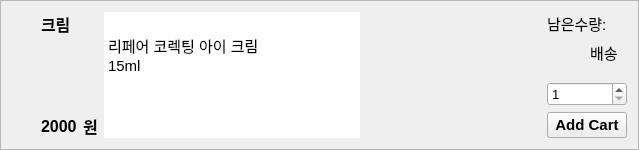
               <widget class="QFrame" name="frame_19">
                <property name="maximumSize">
                 <size>
                  <width>700</width>
                  <height>150</height>
                 </size>
                </property>
                <property name="font">
                 <font>
                  <pointsize>10</pointsize>
                 </font>
                </property>
                <property name="frameShape">
                 <enum>QFrame::StyledPanel</enum>
                </property>
                <property name="frameShadow">
                 <enum>QFrame::Raised</enum>
                </property>
                <layout class="QHBoxLayout" name="horizontalLayout_48">
                 <item>
                  <widget class="QLabel" name="label_58">
                   <property name="maximumSize">
                    <size>
                     <width>180</width>
                     <height>120</height>
                    </size>
                   </property>
                   <property name="text">
                    <string/>
                   </property>
                   <property name="pixmap">
                    <pixmap resource="resources.qrc">:/image/icon/cream.jpg</pixmap>
                   </property>
                   <property name="scaledContents">
                    <bool>true</bool>
                   </property>
                  </widget>
                 </item>
                 <item>
                  <layout class="QVBoxLayout" name="verticalLayout_61">
                   <property name="leftMargin">
                    <number>15</number>
                   </property>
                   <item>
                    <layout class="QVBoxLayout" name="verticalLayout_62">
                     <item>
                      <widget class="QLabel" name="Customer_Gui_labelProductName_10">
                       <property name="font">
                        <font>
                         <pointsize>12</pointsize>
                         <weight>75</weight>
                         <bold>true</bold>
                        </font>
                       </property>
                       <property name="text">
                        <string>크림</string>
                       </property>
                      </widget>
                     </item>
                    </layout>
                   </item>
                   <item>
                    <spacer name="verticalSpacer_25">
                     <property name="orientation">
                      <enum>Qt::Vertical</enum>
                     </property>
                     <property name="sizeHint" stdset="0">
                      <size>
                       <width>20</width>
                       <height>40</height>
                      </size>
                     </property>
                    </spacer>
                   </item>
                   <item>
                    <layout class="QHBoxLayout" name="horizontalLayout_28">
                     <item>
                      <widget class="QLabel" name="Customer_Gui_labelPrice_10">
                       <property name="font">
                        <font>
                         <pointsize>12</pointsize>
                         <weight>75</weight>
                         <bold>true</bold>
                        </font>
                       </property>
                       <property name="text">
                        <string>2000</string>
                       </property>
                      </widget>
                     </item>
                     <item>
                      <widget class="QLabel" name="label_22">
                       <property name="font">
                        <font>
                         <pointsize>12</pointsize>
                         <weight>75</weight>
                         <bold>true</bold>
                        </font>
                       </property>
                       <property name="text">
                        <string>원</string>
                       </property>
                      </widget>
                     </item>
                    </layout>
                   </item>
                  </layout>
                 </item>
                 <item>
                  <widget class="QTextEdit" name="textEdit_10">
                   <property name="styleSheet">
                    <string notr="true">border: none;</string>
                   </property>
                   <property name="readOnly">
                    <bool>true</bool>
                   </property>
                   <property name="html">
                    <string>&lt;!DOCTYPE HTML PUBLIC &quot;-//W3C//DTD HTML 4.0//EN&quot; &quot;http://www.w3.org/TR/REC-html40/strict.dtd&quot;&gt;
&lt;html&gt;&lt;head&gt;&lt;meta name=&quot;qrichtext&quot; content=&quot;1&quot; /&gt;&lt;style type=&quot;text/css&quot;&gt;
p, li { white-space: pre-wrap; }
&lt;/style&gt;&lt;/head&gt;&lt;body style=&quot; font-family:'Ubuntu'; font-size:11pt; font-weight:400; font-style:normal;&quot;&gt;
&lt;p style=&quot;-qt-paragraph-type:empty; margin-top:0px; margin-bottom:0px; margin-left:0px; margin-right:0px; -qt-block-indent:0; text-indent:0px;&quot;&gt;&lt;br /&gt;&lt;/p&gt;
&lt;p style=&quot; margin-top:0px; margin-bottom:0px; margin-left:0px; margin-right:0px; -qt-block-indent:0; text-indent:0px;&quot;&gt;리페어 코렉팅 아이 크림&lt;/p&gt;
&lt;p style=&quot; margin-top:0px; margin-bottom:0px; margin-left:0px; margin-right:0px; -qt-block-indent:0; text-indent:0px;&quot;&gt;15ml&lt;/p&gt;&lt;/body&gt;&lt;/html&gt;</string>
                   </property>
                  </widget>
                 </item>
                 <item>
                  <spacer name="horizontalSpacer_17">
                   <property name="orientation">
                    <enum>Qt::Horizontal</enum>
                   </property>
                   <property name="sizeHint" stdset="0">
                    <size>
                     <width>181</width>
                     <height>20</height>
                    </size>
                   </property>
                  </spacer>
                 </item>
                 <item>
                  <layout class="QVBoxLayout" name="verticalLayout_63">
                   <item>
                    <layout class="QHBoxLayout" name="horizontalLayout_29">
                     <item>
                      <widget class="QLabel" name="stockText1_10">
                       <property name="font">
                        <font>
                         <pointsize>11</pointsize>
                        </font>
                       </property>
                       <property name="text">
                        <string>남은수량:</string>
                       </property>
                      </widget>
                     </item>
                     <item>
                      <widget class="QLabel" name="Customer_Gui_labelStock_10">
                       <property name="text">
                        <string/>
                       </property>
                      </widget>
                     </item>
                    </layout>
                   </item>
                   <item>
                    <layout class="QHBoxLayout" name="horizontalLayout_49">
                     <item>
                      <widget class="QLabel" name="Customer_Gui_labelDelivery_10">
                       <property name="text">
                        <string/>
                       </property>
                      </widget>
                     </item>
                     <item>
                      <widget class="QLabel" name="deliveryText1_10">
                       <property name="font">
                        <font>
                         <pointsize>11</pointsize>
                        </font>
                       </property>
                       <property name="layoutDirection">
                        <enum>Qt::LeftToRight</enum>
                       </property>
                       <property name="text">
                        <string>배송</string>
                       </property>
                      </widget>
                     </item>
                    </layout>
                   </item>
                   <item>
                    <spacer name="verticalSpacer_26">
                     <property name="orientation">
                      <enum>Qt::Vertical</enum>
                     </property>
                     <property name="sizeHint" stdset="0">
                      <size>
                       <width>20</width>
                       <height>18</height>
                      </size>
                     </property>
                    </spacer>
                   </item>
                   <item>
                    <layout class="QVBoxLayout" name="verticalLayout_64">
                     <item>
                      <widget class="QSpinBox" name="Customer_Gui_spinboxQuantity_10">
                       <property name="minimum">
                        <number>1</number>
                       </property>
                      </widget>
                     </item>
                     <item>
                      <widget class="QPushButton" name="Customer_Gui_btnAddCart_10">
                       <property name="font">
                        <font>
                         <pointsize>11</pointsize>
                         <weight>75</weight>
                         <bold>true</bold>
                        </font>
                       </property>
                       <property name="text">
                        <string>Add Cart</string>
                       </property>
                      </widget>
                     </item>
                    </layout>
                   </item>
                  </layout>
                 </item>
                </layout>
               </widget>
